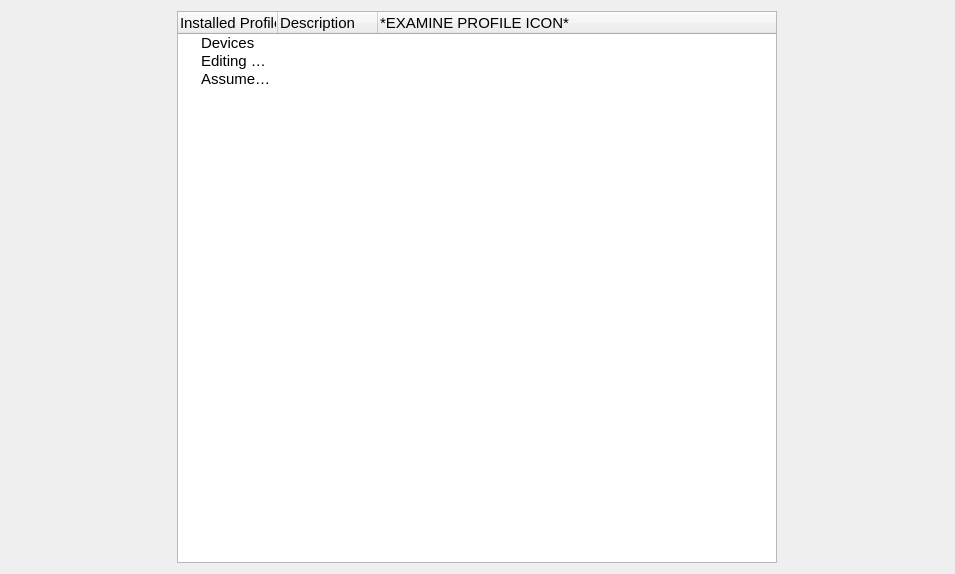
<?xml version="1.0" encoding="UTF-8"?>
<ui version="4.0">
 <class>syInfoWidget</class>
 <widget class="QWidget" name="syInfoWidget">
  <property name="geometry">
   <rect>
    <x>0</x>
    <y>0</y>
    <width>955</width>
    <height>574</height>
   </rect>
  </property>
  <layout class="QGridLayout" name="gridLayout">
   <item row="0" column="0">
    <widget class="QTreeWidget" name="installedProfilesTree">
     <property name="sizePolicy">
      <sizepolicy hsizetype="Preferred" vsizetype="Minimum">
       <horstretch>0</horstretch>
       <verstretch>0</verstretch>
      </sizepolicy>
     </property>
     <property name="minimumSize">
      <size>
       <width>520</width>
       <height>0</height>
      </size>
     </property>
     <property name="maximumSize">
      <size>
       <width>600</width>
       <height>16777215</height>
      </size>
     </property>
     <property name="font">
      <font>
       <pointsize>11</pointsize>
       <weight>50</weight>
       <bold>false</bold>
      </font>
     </property>
     <property name="autoScroll">
      <bool>true</bool>
     </property>
     <property name="alternatingRowColors">
      <bool>false</bool>
     </property>
     <property name="selectionMode">
      <enum>QAbstractItemView::SingleSelection</enum>
     </property>
     <property name="uniformRowHeights">
      <bool>false</bool>
     </property>
     <property name="allColumnsShowFocus">
      <bool>false</bool>
     </property>
     <property name="columnCount">
      <number>3</number>
     </property>
     <column>
      <property name="text">
       <string>Installed Profiles</string>
      </property>
     </column>
     <column>
      <property name="text">
       <string>Description</string>
      </property>
     </column>
     <column>
      <property name="text">
       <string>*EXAMINE PROFILE ICON*</string>
      </property>
     </column>
     <item>
      <property name="text">
       <string>Devices</string>
      </property>
      <property name="text">
       <string/>
      </property>
     </item>
     <item>
      <property name="text">
       <string>Editing Space</string>
      </property>
      <property name="text">
       <string/>
      </property>
     </item>
     <item>
      <property name="text">
       <string>Assumed Space</string>
      </property>
      <property name="text">
       <string/>
      </property>
     </item>
    </widget>
   </item>
  </layout>
 </widget>
 <resources/>
 <connections/>
</ui>
